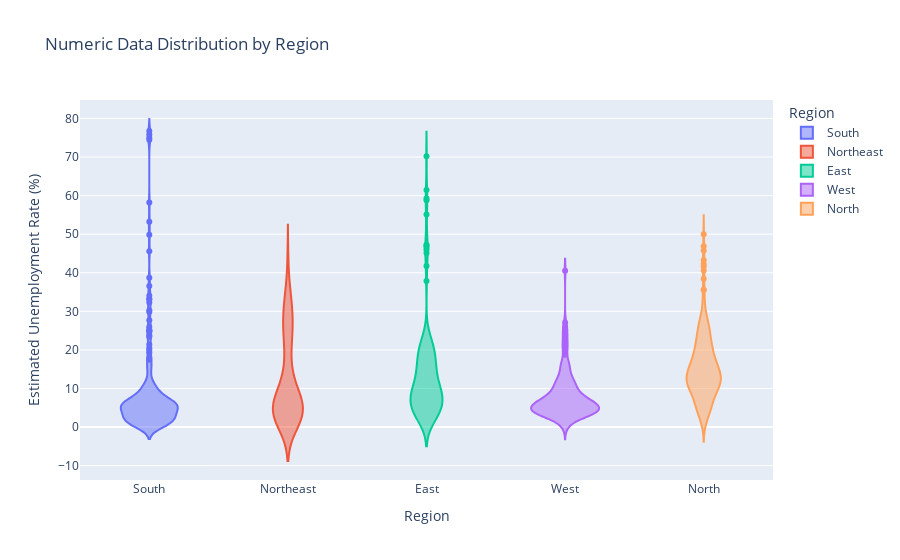

Here is the notebook cell this chart was saved with:
### Code cell
import plotly.express as px

fig = px.violin(df, x='Region', y='Estimated Unemployment Rate (%)', color='Region',
                title='Numeric Data Distribution by Region',
                hover_data=['Region', 'Estimated Unemployment Rate (%)'])
fig.update_layout(xaxis_title='Region', yaxis_title='Estimated Unemployment Rate (%)')
fig.show()

### Figure 1 — Plotly figure (JSON) as saved in the notebook; plotly's stock layout.template omitted (floating-point values rounded to 4 significant figures; data arrays with more than 128 entries replaced by an {"elided": "..."} marker saying what was removed)
{"data": [{"alignmentgroup": "True", "box": {"visible": false}, "hovertemplate": "Region=%{x}<br>Estimated Unemployment Rate (%)=%{y}<extra></extra>", "legendgroup": "South", "marker": {"color": "#636efa"}, "name": "South", "offsetgroup": "South", "orientation": "v", "scalegroup": "True", "showlegend": true, "type": "violin", "x": {"elided": "226 str values"}, "x0": " ", "xaxis": "x", "y": {"elided": "226 float values"}, "y0": " ", "yaxis": "y"}, {"alignmentgroup": "True", "box": {"visible": false}, "hovertemplate": "Region=%{x}<br>Estimated Unemployment Rate (%)=%{y}<extra></extra>", "legendgroup": "Northeast", "marker": {"color": "#EF553B"}, "name": "Northeast", "offsetgroup": "Northeast", "orientation": "v", "scalegroup": "True", "showlegend": true, "type": "violin", "x": {"elided": "136 str values"}, "x0": " ", "xaxis": "x", "y": {"elided": "136 float values"}, "y0": " ", "yaxis": "y"}, {"alignmentgroup": "True", "box": {"visible": false}, "hovertemplate": "Region=%{x}<br>Estimated Unemployment Rate (%)=%{y}<extra></extra>", "legendgroup": "East", "marker": {"color": "#00cc96"}, "name": "East", "offsetgroup": "East", "orientation": "v", "scalegroup": "True", "showlegend": true, "type": "violin", "x": {"elided": "164 str values"}, "x0": " ", "xaxis": "x", "y": {"elided": "164 float values"}, "y0": " ", "yaxis": "y"}, {"alignmentgroup": "True", "box": {"visible": false}, "hovertemplate": "Region=%{x}<br>Estimated Unemployment Rate (%)=%{y}<extra></extra>", "legendgroup": "West", "marker": {"color": "#ab63fa"}, "name": "West", "offsetgroup": "West", "orientation": "v", "scalegroup": "True", "showlegend": true, "type": "violin", "x": {"elided": "186 str values"}, "x0": " ", "xaxis": "x", "y": {"elided": "186 float values"}, "y0": " ", "yaxis": "y"}, {"alignmentgroup": "True", "box": {"visible": false}, "hovertemplate": "Region=%{x}<br>Estimated Unemployment Rate (%)=%{y}<extra></extra>", "legendgroup": "North", "marker": {"color": "#FFA15A"}, "name": "North", "offsetgroup": "North", "orientation": "v", "scalegroup": "True", "showlegend": true, "type": "violin", "x": {"elided": "295 str values"}, "x0": " ", "xaxis": "x", "y": {"elided": "295 float values"}, "y0": " ", "yaxis": "y"}], "layout": {"autosize": true, "legend": {"title": {"text": "Region"}, "tracegroupgap": 0}, "title": {"text": "Numeric Data Distribution by Region"}, "violinmode": "overlay", "xaxis": {"anchor": "y", "autorange": true, "categoryarray": ["South", "Northeast", "East", "West", "North"], "categoryorder": "array", "domain": [0, 1], "range": [-0.5, 4.5], "title": {"text": "Region"}, "type": "category"}, "yaxis": {"anchor": "x", "autorange": true, "domain": [0, 1], "range": [-13.73, 84.78], "title": {"text": "Estimated Unemployment Rate (%)"}, "type": "linear"}}}
